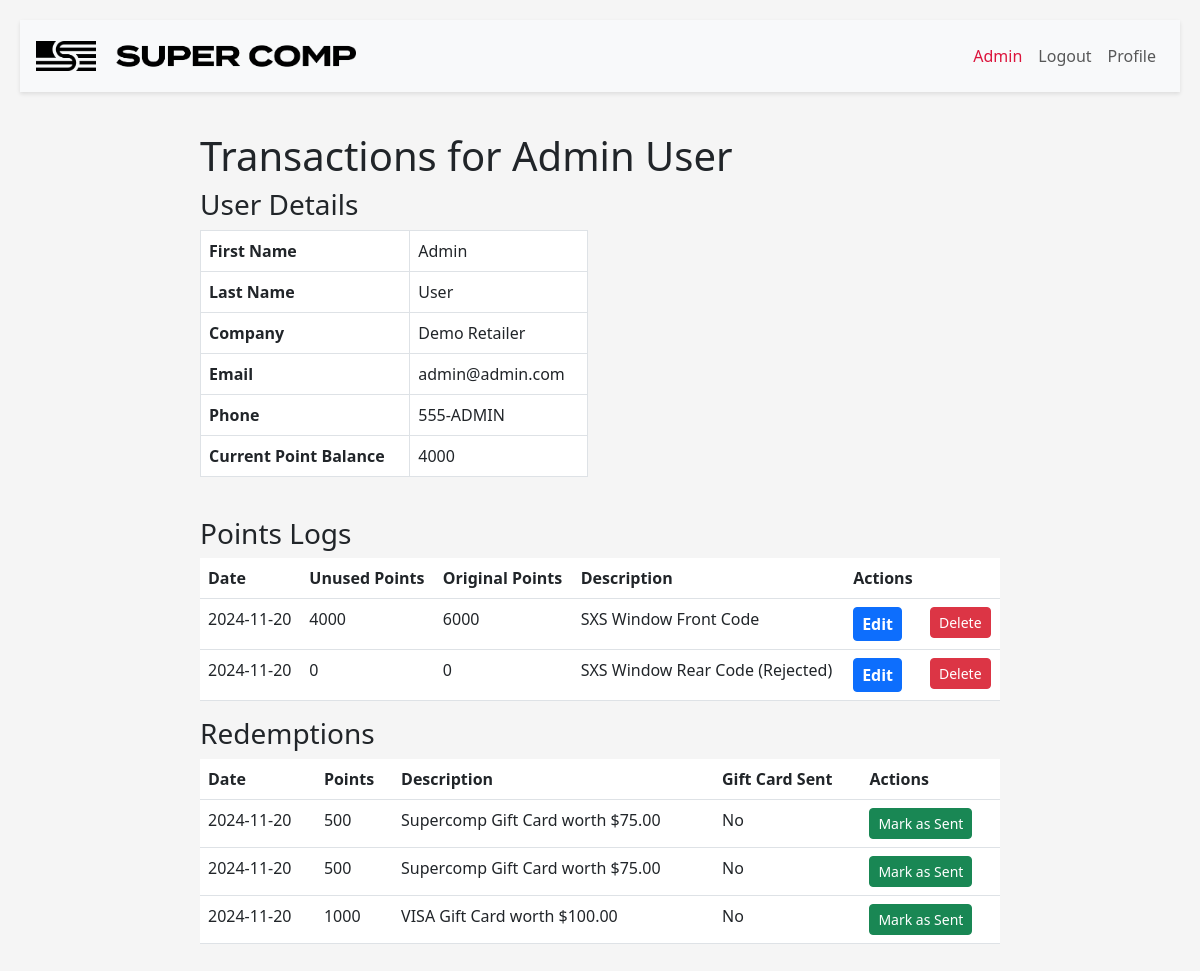
The page /admin/admin/transactions/6 (signed in) on the database its author committed.
### app/models.py (models this page shows, shortened)
class User(UserMixin, db.Model):
    id = db.Column(db.Integer, primary_key=True)
    email = db.Column(db.String(120), unique=True, nullable=False)
    username = db.Column(db.String(30), unique=True, nullable=False)
    first_name = db.Column(db.String(30), nullable=False)
    last_name = db.Column(db.String(30), nullable=False)
    phone = db.Column(db.String(15), nullable=False)
    address = db.Column(db.String(100), nullable=False)
    city = db.Column(db.String(30), nullable=False)
    state = db.Column(db.String(30), nullable=False)
    zip = db.Column(db.String(10), nullable=False)
    tos_agreement = db.Column(db.Boolean, nullable=False)
    tos_date = db.Column(db.DateTime, nullable=False)
    registration_date = db.Column(db.DateTime, nullable=False)
    updated_date = db.Column(db.DateTime, nullable=False)
    referal_code = db.Column(db.String(30), nullable=False)
    password_hash = db.Column(db.String(128), nullable=False)
    retailer_id = db.Column(db.Integer, db.ForeignKey('retailer.id'), nullable=False)
    points_logs = db.relationship('PointsLog', backref='user', lazy=True)
    redemption_logs = db.relationship('RedemptionLog', backref='user', lazy=True)
    shirt_size = db.Column(db.String(10), nullable=True)
    is_admin = db.Column(db.Boolean, default=False)
    is_sales_manager = db.Column(db.Boolean, default=False)
    is_customer_service = db.Column(db.Boolean, default=False)
    is_internal = db.Column(db.Boolean, default=False)
    is_active = db.Column(db.Boolean, default=True)
    salesep_id = db.Column(db.String(30), nullable=True)
    territory_id = db.Column(db.String(30), nullable=True)
    customer_group = db.Column(db.String(30), nullable=True)
    team_id = db.Column(db.String(30), nullable=True)
    user_1 = db.Column(db.String(30), nullable=True)
    user_2 = db.Column(db.String(30), nullable=True)
    user_3 = db.Column(db.String(30), nullable=True)
    user_4 = db.Column(db.String(30), nullable=True)
    user_5 = db.Column(db.String(30), nullable=True)
    def get_point_balance(self):
        earned_points = sum(
            log.original_points for log in self.points_logs if not log.is_expired()
        )
        redeemed_points = sum(
            redemption.points for redemption in self.redemption_logs
        )
        return earned_points - redeemed_points

class Retailer(db.Model):
    id = db.Column(db.Integer, primary_key=True)
    name = db.Column(db.String(100), unique=True, nullable=False)
    address = db.Column(db.String(100), nullable=False)
    phone = db.Column(db.String(15), nullable=False)
    updated_date = db.Column(db.DateTime, nullable=False)
    responsible_user = db.Column(db.String(30), nullable=False)
    users = db.relationship('User', backref='retailer', lazy=True)
    salesep_id = db.Column(db.String(30), nullable=True)
    territory_id = db.Column(db.String(30), nullable=True)
    customer_group = db.Column(db.String(30), nullable=True)
    team_id = db.Column(db.String(30), nullable=True)
    retailer_1 = db.Column(db.String(30), nullable=True)
    retailer_2 = db.Column(db.String(30), nullable=True)
    retailer_3 = db.Column(db.String(30), nullable=True)
    retailer_4 = db.Column(db.String(30), nullable=True)
    retailer_5 = db.Column(db.String(30), nullable=True)

class PointsLog(db.Model):
    id = db.Column(db.Integer, primary_key=True)
    user_id = db.Column(db.Integer, db.ForeignKey('user.id'), nullable=False)
    points = db.Column(db.Integer, nullable=False)
    original_points = db.Column(db.Integer, nullable=False)
    description = db.Column(db.String(100), nullable=False)
    added_date = db.Column(db.DateTime, default=datetime.utcnow, nullable=False)
    expiry_date = db.Column(db.DateTime, nullable=True)
    updated_date = db.Column(db.DateTime, default=datetime.utcnow, onupdate=datetime.utcnow)
    active = db.Column(db.Boolean, default=True, nullable=False)
    code_used = db.Column(db.Integer, db.ForeignKey('point_codes.id'), nullable=False)
    code = db.relationship('PointCodes', back_populates='points_logs', lazy=True)
    file_reference = db.Column(db.String(100), nullable=True)
    approved = db.Column(db.Boolean, default=False, nullable=False)
    approved_by = db.Column(db.String(30), nullable=True)
    def is_expired(self):
        return self.expiry_date and self.expiry_date <= datetime.utcnow()

class RedemptionLog(db.Model):
    id = db.Column(db.Integer, primary_key=True)
    user_id = db.Column(db.Integer, db.ForeignKey('user.id'), nullable=False)
    points = db.Column(db.Integer, nullable=False)
    description = db.Column(db.String(100), nullable=False)
    redemption_date = db.Column(db.DateTime, default=datetime.utcnow(), nullable=False)
    updated_date = db.Column(db.DateTime, default=datetime.utcnow, onupdate=datetime.utcnow)
    gift_card_sent = db.Column(db.Boolean, default=False, nullable=False)

### app/blueprints/admin/routes.py (the view)
@admin_bp.route('/admin/transactions/<int:user_id>', methods=['GET', 'POST'])
def user_transactions(user_id):
    form = MarkGiftCardSentForm()
    form_del = DeleteTransactionForm()
    user = User.query.get_or_404(user_id)
    points_logs = PointsLog.query.filter_by(user_id=user_id).all()
    redemptions = RedemptionLog.query.filter_by(user_id=user_id).all()
    return render_template('admin/transactions.html', user=user, points_logs=points_logs, redemptions=redemptions, form=form, form_del =form_del )

### app/blueprints/admin/forms.py
class MarkGiftCardSentForm(FlaskForm):
    submit = SubmitField('Mark as Sent')

class DeleteTransactionForm(FlaskForm):
    submit = SubmitField('Delete')

### app/blueprints/admin/routes.py (called while the page is built)
@admin_bp.before_request
@login_required
def check_admin():
    if not current_user.is_admin & current_user.is_active:
        flash('You do not have access to this page.', 'danger')
        return redirect(url_for('index'))

### app/extensions.py (called while the page is built)
@login_manager.user_loader
def load_user(user_id):
    from app.models import User
    return User.query.get(int(user_id))

### app/blueprints/admin/templates/admin/transactions.html (shortened to what this page needs)
{% extends 'base.html' %}
{% block content %}
    <h1>Transactions for {{ user.first_name }} {{ user.last_name }}</h1>
    <div class="row mb-4">
        <div class="col-md-6">
            <div class="user-details">
                <h3>User Details</h3>
                <table class="table table-bordered">
                    <tbody>
                        <tr>
                            <th>First Name</th>
                            <td>{{ user.first_name }}</td>
                        </tr>
                        <tr>
                            <th>Last Name</th>
                            <td>{{ user.last_name }}</td>
                        </tr>
                        <tr>
                            <th>Company</th>
                            <td>{{ user.retailer.name }}</td>
                        </tr>
                        <tr>
                            <th>Email</th>
                            <td>{{ user.email }}</td>
                        </tr>
                        <tr>
                            <th>Phone</th>
                            <td>{{ user.phone }}</td>
                        </tr>
                        <tr>
                            <th>Current Point Balance</th>
                            <td>{{ user.get_point_balance() }}</td>
                        </tr>
                    </tbody>
                </table>
            </div>
        </div>
    </div>
    <h3>Points Logs</h3>
    <table class="table">
        <thead>
            <tr>
                <th>Date</th>
                <th>Unused Points</th>
                <th>Original Points</th>
                <th>Description</th>
                <th>Actions</th>
                <th> </th>
            </tr>
        </thead>
        <tbody>
            {% for log in points_logs %}
            <tr>
                <td>{{ log.added_date.strftime('%Y-%m-%d') }}</td>
                <td>{{ log.points }}</td>
                <td>{{ log.original_points }}</td>
                <td>{{ log.description }}</td>
                <td>
                    <a href="{{ url_for('admin_bp.edit_transaction', log_id=log.id) }}" class="btn btn-sm btn-primary">Edit</a>
                </td>
                <td>
                    <form method="POST" action="{{ url_for('admin_bp.delete_transaction', log_id=log.id) }}" style="display:inline;">
                        {{ form_del.submit(class="btn btn-sm btn-danger") }}
                    </form>
                </td>
            </tr>
            {% endfor %}
        </tbody>
    </table>
    <h3>Redemptions</h3>
    <table class="table">
        <thead>
            <tr>
                <th>Date</th>
                <th>Points</th>
                <th>Description</th>
                <th>Gift Card Sent</th>
                <th>Actions</th>
            </tr>
        </thead>
        <tbody>
            {% for redemption in redemptions %}
            <tr>
                <td>{{ redemption.redemption_date.strftime('%Y-%m-%d') }}</td>
                <td>{{ redemption.points }}</td>
                <td>{{ redemption.description }}</td>
                <td>{{ 'Yes' if redemption.gift_card_sent else 'No' }}</td>
                <td>
                    {% if not redemption.gift_card_sent %}
                    <form method="POST" action="{{ url_for('admin_bp.mark_gift_card_sent', redemption_id=redemption.id) }}" style="display:inline;">
                        {{ form.submit(class="btn btn-sm btn-success") }}
                    </form>
                    {% else %}
                    <button class="btn btn-sm btn-secondary" disabled>Already Sent</button>
                    {% endif %}
                </td>
            </tr>
            {% endfor %}
        </tbody>
    </table>
{% endblock %}

### app/static/css/signin.css (style rules this page uses)
.btn-primary { font-size: 1rem; font-weight: bold; }

### app/static/css/main.css (style rules this page uses)
body { display: flex; align-items: center; justify-content: center; min-height: 100vh; padding-top: 0px; padding-bottom: 40px; background-color: #f5f5f5; flex-direction: column; padding: 20px; }

### rows shown on the page
User: first_name "Admin", last_name "User", email "admin@admin.com", phone "555-ADMIN"
Retailer: retailer.name "Demo Retailer"
PointsLog: get_point_balance "4000", added_date "2024-11-20", points "4000", original_points "6000", description "SXS Window Front Code"
PointsLog: added_date "2024-11-20", points "0", original_points "0", description "SXS Window Rear Code (Rejected)"
RedemptionLog: redemption_date "2024-11-20", points "500", description "Supercomp Gift Card worth $75.00", gift_card_sent "No"
RedemptionLog: redemption_date "2024-11-20", points "500", description "Supercomp Gift Card worth $75.00", gift_card_sent "No"
RedemptionLog: redemption_date "2024-11-20", points "1000", description "VISA Gift Card worth $100.00", gift_card_sent "No"
